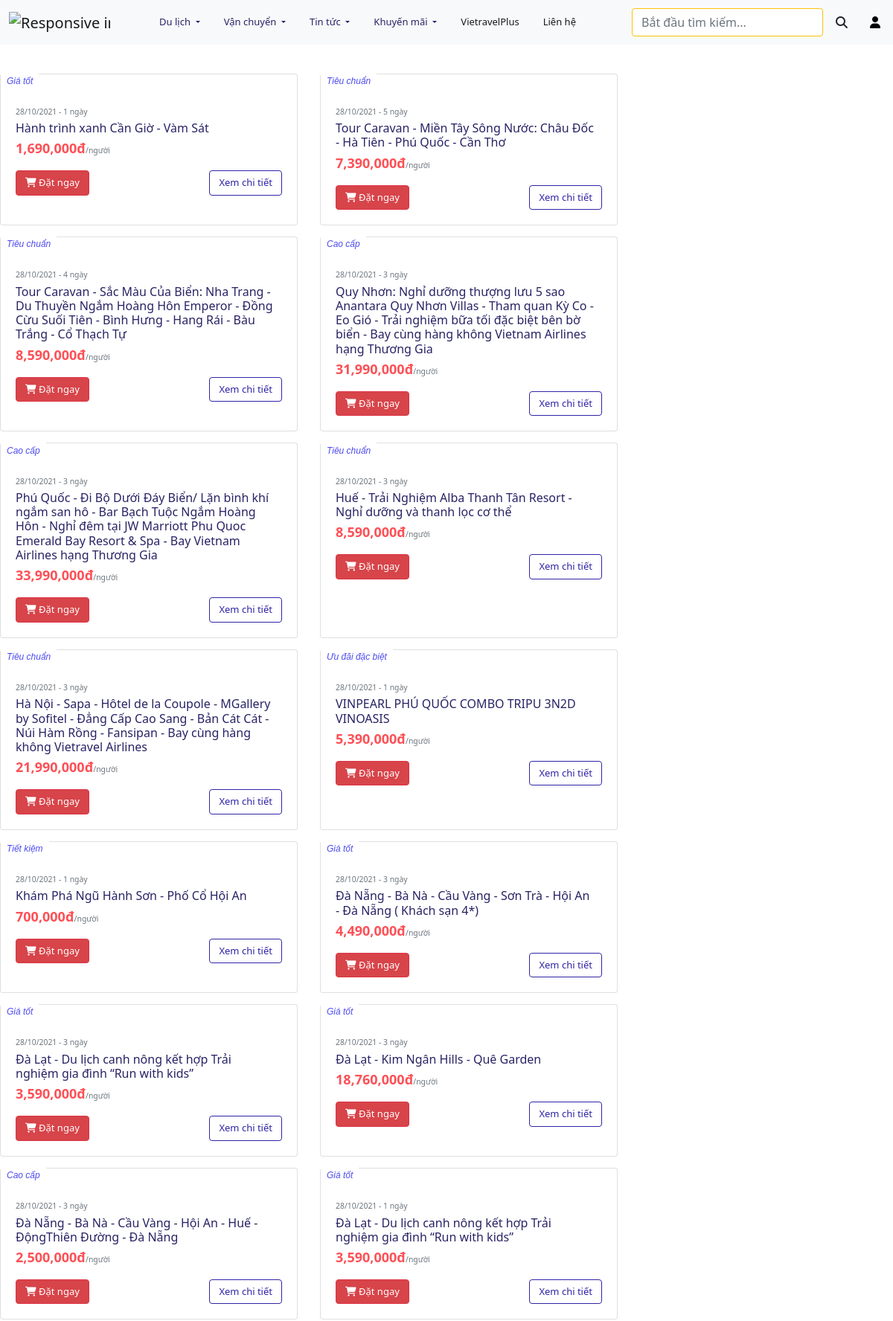
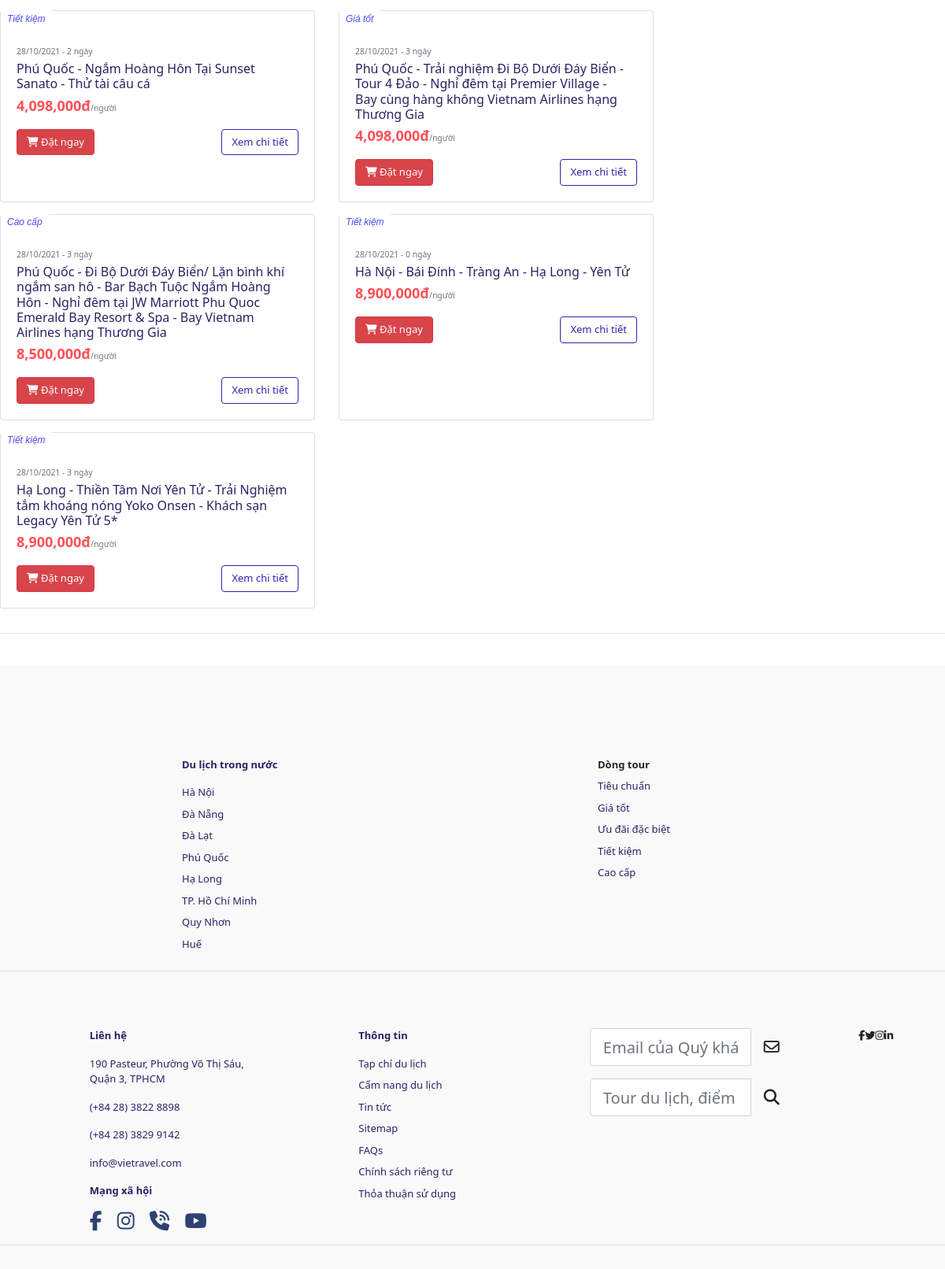
Screenshot of /listtour.php (upper part) with the database file from the repository (2 pictures, top to bottom).
### tables this page shows
CREATE TABLE `tours` (
  `tour_id` int(11) NOT NULL,
  `tour_name` varchar(255) NOT NULL,
  `description` varchar(5000) DEFAULT NULL,
  `places` varchar(500) NOT NULL,
  `day_count` int(11) NOT NULL,
  `res_id` int(11) DEFAULT NULL,
  `hotel_id` int(11) DEFAULT NULL,
  `price_per_person` int(11) NOT NULL,
  `image_1` varchar(255) NOT NULL,
  `image_2` varchar(255) NOT NULL,
  `image_3` varchar(255) NOT NULL,
  `image_4` varchar(255) NOT NULL,
  `city_id` int(11) NOT NULL,
  `tour_guide_id` int(11) DEFAULT NULL,
  `tour_type_id` int(10) NOT NULL,
  `tour_rank_id` int(10) NOT NULL,
  `travel_schedule` text DEFAULT NULL,
  `max` int(11) NOT NULL DEFAULT 6
);

CREATE TABLE `ranks` (
  `rank_id` int(10) NOT NULL,
  `rank_name` varchar(55) NOT NULL,
  `description` varchar(255) NOT NULL
);

CREATE TABLE `cities` (
  `city_id` int(11) NOT NULL,
  `city_name` varchar(50) NOT NULL,
  `description` varchar(1000) DEFAULT NULL,
  `image` varchar(255) NOT NULL
);

### config/database-function.php (called while the page is built, shortened)
<?php
    require_once('database-connection.php');
    function simpleQuery($sql, bool $isGet = true, $params = []){
        global $conn;
        $stmt = $conn -> prepare($sql);
        $stmt -> execute();
        if($isGet){
            $record = $stmt -> get_result() -> fetch_all(MYSQLI_ASSOC);
            return $record;
        }else{
            return $stmt;
        }
    }
?>

### listtour.php (the view, shortened to what this page needs)
<?php
include("./templates/header.php");
if (isset($_GET['tour_type'])) {
    $tour = $_GET['tour_type'];
    $sql = "select count(tours.tour_id) as count,tours.tour_type_id, tours.tour_id, tours.tour_name,
    tours.price_per_person, tours.day_count, cities.city_name, tours.image_1,
    ranks.rank_name from tours, cities, ranks
    where tours.tour_type_id = $tour and  tours.city_id = cities.city_id
    and tours.tour_rank_id = ranks.rank_id group by tours.tour_id ORDER BY count DESC";
} else {
    $sql = "select * from tours, cities, ranks
    where tours.city_id = cities.city_id
    and tours.tour_rank_id = ranks.rank_id";
}
?>
<main>
    <div class="mr-auto ml-auto" style="max-width: 1300px">
        <br>
        <br>
        <div class="card-deck">
            <?php
            $tour = simpleQuery($sql);
            foreach ($tour as $t) {
                $price = $t["price_per_person"];
                $price = number_format($price, 0, "", ",");
                echo '
                <div class="card uu-dai taks">
                <div class="h-card-container">
                    <a href="more_info.php?tour_id=' . $t["tour_id"] . '">
                    <img src="' . $t["image_1"] . '" class="card-img-top h-latest-tour-image" alt="...">
                    </a>
                    <div class="h-card-rank">' . $t["rank_name"] . '</div>
                </div>
                <div class="card-body">
                    <p class="card-text mb-1"><small class="text-muted">28/10/2021 - ' . $t["day_count"] . ' ngày</small></p>
                    <a href="#"><h5 class="card-title pr-2 mb-1" style="color: #282365; font-size: medium;">' . $t["tour_name"] . '</h5></a>
                    <p class="card-text"><b style="font-size: large; color:#FD5056;">' . $price . 'đ</b><small class="text-muted">/người</small></p>
                    <a href="booking.php?tour_id=' . $t["tour_id"] . '" class="btn btn-danger" style="font-size: small; background-color: #D74449;"><i
                        class="fas fa-shopping-cart"></i>&#160;Đặt ngay</a>
                    <a href="more_info.php?tour_id=' . $t["tour_id"] . '" class="btn btn-light" style="font-size: small; background-color: #ffffff; float: right; border: 1px solid #2f24a7; color: #2f24a7;">Xem chi tiết</a>
                </div>
                </div>
            ';
            }
            ?>
        </div>
    </div>
</main>
<?php
include("./templates/footer.php");
?>

### templates/footer.php (shortened to what this page needs)
<hr>
<footer>
  <div class="row mb-0 mt-5 mx-4 row-2 justify-content-xl-around justify-content-sm-between">
    <div class="col-xl-3 col-lg-6 col-md-6 col-sm-6 pt-4 order-1">
      <ul class="list-unstyled">
        <li class="mt-md-0 mt-4 font-weight-bold mb-2 ml-5" style="color: #282365;">Du lịch trong nước</li>
        <ul class="list-unstyled ml-5" style="float: left;">
          <?php
          $sql = "select * from cities limit 8";
          $cities = simpleQuery($sql);
          foreach ($cities as $city) {
            echo '
                  <li class="mt-2 mb-2"><a href="#" style="color: #282365;">' . $city["city_name"] . '</a></li>
                ';
          }
          ?>
        </ul>
      </ul>
    </div>
    <div class="col-xl-3 col-lg-4 col-md-4 col-sm-6 pt-4 order-2">
      <ul class="list-unstyled">
        <li class="mt-md-0 mt-4 font-weight-bold">Dòng tour</li>
        <?php
        $sql = "select * from ranks limit 8";
        $rows = simpleQuery($sql);
        foreach ($rows as $row) {
          echo '<li class="mt-2 mb-2"><a href="#" style="color: #282365;">' . $row["rank_name"] . '</a></li>';
        }
        ?>
      </ul>
    </div>
  </div>
  <hr class="line">
  <div class="row mb-0 mt-5 mx-4 row-2 justify-content-xl-around justify-content-sm-between">
    <div class="col-xl-3 col-lg-6 col-md-6 col-sm-6 pt-4 order-1">
      <ul class="list-unstyled">
        <li class="mt-md-0 mt-4 font-weight-bold mb-2 ml-5" style="color: #282365;">Liên hệ</li>
        <ul class="list-unstyled ml-5" style="float: left;">
          <li class="mt-2 mb-2">
            <p style="color: #282365;">190 Pasteur, Phường Võ Thị Sáu, Quận 3, TPHCM</p>
          </li>
          <li class="mt-2 mb-2">
            <p style="color: #282365;">(+84 28) 3822 8898</p>
          </li>
          <li class="mt-2 mb-2">
            <p style="color: #282365;">(+84 28) 3829 9142</p>
          </li>
          <li class="mt-2 mb-2">
            <p style="color: #282365;">info@vietravel.com</p>
          </li>
          <li class="mt-md-0 mt-4 font-weight-bold mb-2">
            <p style="color: #282365;">Mạng xã hội</p>
          </li>
          <li>
            <a href="#" class="pr-3"><i style="font-size: 25px;" class="fab fa-facebook-f"></i></a>
            <a href="#" class="pr-3"><i style="font-size: 25px;" class="fab fa-instagram"></i></a>
            <a href="#" class="pr-3"><i style="font-size: 25px;" class="fas fa-phone-volume"></i></a>
            <a href="#" class="pr-3"><i style="font-size: 25px;" class="fab fa-youtube"></i></a>
          </li>
        </ul>
      </ul>
    </div>
    <div class="col-xl-3 col-lg-6 col-md-6 col-sm-6 pt-4 order-1">
      <ul class="list-unstyled">
        <li class="mt-md-0 mt-4 font-weight-bold mb-2 ml-5" style="color: #282365;">Thông tin</li>
        <ul class="list-unstyled ml-5" style="float: left;">
          <li class="mt-2 mb-2"><a href="#" style="color: #282365;">Tạp chí du lịch</a></li>
          <li class="mt-2 mb-2"><a href="#" style="color: #282365;">Cẩm nang du lịch</a></li>
          <li class="mt-2 mb-2"><a href="#" style="color: #282365;">Tin tức</a></li>
          <li class="mt-2 mb-2"><a href="#" style="color: #282365;">Sitemap</a></li>
          <li class="mt-2 mb-2"><a href="#" style="color: #282365;">FAQs</a></li>
          <li class="mt-2 mb-2"><a href="#" style="color: #282365;">Chính sách riêng tư</a></li>
          <li class="mt-2 mb-2"><a href="#" style="color: #282365;">Thỏa thuận sử dụng</a></li>
        </ul>
      </ul>
    </div>
    <div class="col-xl-3 col-lg-4 col-md-4 col-sm-6 pt-4 order-2">
      <div class="input-group-lg input-group mb-3 mt-md-0 mt-4"><input type="text" class="form-control" placeholder="Email của Quý khách" aria-label="Recipient's username" aria-describedby="button-addon2">
        <div class="input-group-append"><button class="btn btn" type="button" id="button-addon2"> <b><i class="far fa-envelope"></i></b></button></div>
      </div>
      <div class="input-group-lg input-group mb-3 mt-md-0 mt-4"><input type="text" class="form-control" placeholder="Tour du lịch, điểm đến..." aria-label="Recipient's username" aria-describedby="button-addon2">
        <div class="input-group-append"><button class="btn btn" type="button" id="button-addon2"> <b><i class="fas fa-search"></i></b></button></div>
      </div>
    </div>
    <div class="col-xl-auto text-left col-lg-4 col-md-4 col-sm-6 col-12 pt-4 my-sm-0 order-6 my-auto">
      <ul class="list-unstyled">
        <li><a class="fa fa-facebook"></a><a class="fa fa-twitter"></a><a class="fa fa-instagram"></a><a class="fa fa-linkedin"></a></li>
      </ul>
    </div>
  </div>
  <hr class="line">
  <div class="row justify-content-lg-around mx-xl-5 mx-lg-4 mx-3 py-3">
  </div>
</footer>
</body>
</html>

### content/index.css (style rules this page uses)
body { padding: 0; margin: 0; box-sizing: border-box; }
.h-card-container { position: relative; }
.h-card-rank { font-family: mulish,sans-serif; color: #4d4aef; padding: 2px 8px 2px 8px; font-size: 12px; font-style: italic; bottom: 0px; background: white; position: absolute; }

### css/style.css (style rules this page uses)
:root { --bs-blue: #0d6efd; --bs-indigo: #6610f2; --bs-purple: #6f42c1; --bs-pink: #d63384; --bs-red: #dc3545; --bs-orange: #fd7e14; --bs-yellow: #ffc107; --bs-green: #198754; --bs-teal: #20c997; --bs-cyan: #0dcaf0; --bs-white: #fff; --bs-gray: #6c757d; --bs-gray-dark: #343a40; --bs-primary: #fd5056; --bs-secondary: #2d4271; --bs-success: #198754; --bs-info: #0dcaf0; --bs-warning: #ffc107; --bs-danger: #dc3545; --bs-light: #f8f9fa; --bs-dark: #212529; --bs-font-sans-serif: system-ui, -apple-system, "Segoe UI", Roboto, "Helvetica Neue", Arial, "Noto Sans", "Liberation Sans", sans-serif, "Apple Color Emoji", "Segoe UI Emoji", "Segoe UI Symbol", "Noto Color Emoji"; --bs-font-monospace: SFMono-Regular, Menlo, Monaco, Consolas, "Liberation Mono", "Courier New", monospace; --bs-gradient: linear-gradient( 180deg, rgba(255, 255, 255, 0.15), rgba(255, 255, 255, 0) ); --ui-icon-size-xs: 26px; --ui-icon-size-sm: 31px; --ui-icon-size-md: 39px; --ui-icon-size-lg: 47px; }
body { margin: 0; font-family: var(--bs-font-sans-serif); font-size: 13px; font-weight: 400; line-height: 1.5; color: #212529; background-color: #fff; -webkit-text-size-adjust: 100%; -webkit-tap-highlight-color: transparent; }
footer { margin-top: 40px; background: #f9f9f9; padding-top: 45px; }
.taks { min-width: 400px; max-width: 400px; margin-bottom: 15px !important; }

### rows the page displays
tours: tour_rank.rank_name "Giá tốt", day_count "1", tour_name "Hành trình xanh Cần Giờ - Vàm Sát", price_per_person "1,690,000"
tours: tour_rank.rank_name "Tiêu chuẩn", day_count "5", tour_name "Tour Caravan - Miền Tây Sông Nước: Châu Đốc - Hà Tiên - Phú Quốc - Cần Thơ", price_per_person "7,390,000"
tours: tour_rank.rank_name "Tiêu chuẩn", day_count "4", tour_name "Tour Caravan - Sắc Màu Của Biển: Nha Trang - Du Thuyền Ngắm Hoàng Hôn Emperor - Đồng Cừu Suối Tiên - Bình Hưng - Hang Rái - Bàu Trắng - Cổ Thạch Tự", price_per_person "8,590,000"
tours: tour_rank.rank_name "Cao cấp", day_count "3", tour_name "Quy Nhơn: Nghỉ dưỡng thượng lưu 5 sao Anantara Quy Nhơn Villas - Tham quan Kỳ Co - Eo Gió - Trải nghiệm bữa tối đặc biệt bên bờ biển - Bay cùng hàng không Vietnam Airlines hạng Thương Gia", price_per_person "31,990,000"
tours: tour_rank.rank_name "Cao cấp", day_count "3", tour_name "Phú Quốc - Đi Bộ Dưới Đáy Biển/ Lặn bình khí ngắm san hô - Bar Bạch Tuộc Ngắm Hoàng Hôn - Nghỉ đêm tại JW Marriott Phu Quoc Emerald Bay Resort & Spa - Bay Vietnam Airlines hạng Thương Gia", price_per_person "33,990,000"
tours: tour_rank.rank_name "Tiêu chuẩn", day_count "3", tour_name "Huế - Trải Nghiệm Alba Thanh Tân Resort - Nghỉ dưỡng và thanh lọc cơ thể", price_per_person "8,590,000"
tours: tour_rank.rank_name "Tiêu chuẩn", day_count "3", tour_name "Hà Nội - Sapa - Hôtel de la Coupole - MGallery by Sofitel - Đẳng Cấp Cao Sang - Bản Cát Cát - Núi Hàm Rồng - Fansipan - Bay cùng hàng không Vietravel Airlines", price_per_person "21,990,000"
tours: tour_rank.rank_name "Ưu đãi đặc biệt", day_count "1", tour_name "VINPEARL PHÚ QUỐC COMBO TRIPU 3N2D VINOASIS", price_per_person "5,390,000"
tours: tour_rank.rank_name "Tiết kiệm", day_count "1", tour_name "Khám Phá Ngũ Hành Sơn - Phố Cổ Hội An", price_per_person "700,000"
tours: tour_rank.rank_name "Giá tốt", day_count "3", tour_name "Đà Nẵng - Bà Nà - Cầu Vàng - Sơn Trà - Hội An - Đà Nẵng ( Khách sạn 4*)", price_per_person "4,490,000"
tours: tour_rank.rank_name "Giá tốt", day_count "3", tour_name "Đà Lạt - Du lịch canh nông kết hợp Trải nghiệm gia đình “Run with kids”", price_per_person "3,590,000"
tours: tour_rank.rank_name "Giá tốt", day_count "3", tour_name "Đà Lạt - Kim Ngân Hills - Quê Garden", price_per_person "18,760,000"
tours: tour_rank.rank_name "Cao cấp", day_count "3", tour_name "Đà Nẵng - Bà Nà - Cầu Vàng - Hội An - Huế - ĐộngThiên Đường - Đà Nẵng", price_per_person "2,500,000"
tours: tour_rank.rank_name "Giá tốt", day_count "1", tour_name "Đà Lạt - Du lịch canh nông kết hợp Trải nghiệm gia đình “Run with kids”", price_per_person "3,590,000"
tours: tour_rank.rank_name "Tiết kiệm", day_count "2", tour_name "Phú Quốc - Ngắm Hoàng Hôn Tại Sunset Sanato - Thử tài câu cá", price_per_person "4,098,000"
tours: tour_rank.rank_name "Giá tốt", day_count "3", tour_name "Phú Quốc - Trải nghiệm Đi Bộ Dưới Đáy Biển - Tour 4 Đảo - Nghỉ đêm tại Premier Village - Bay cùng hàng không Vietnam Airlines hạng Thương Gia", price_per_person "4,098,000"
tours: tour_rank.rank_name "Cao cấp", day_count "3", tour_name "Phú Quốc - Đi Bộ Dưới Đáy Biển/ Lặn bình khí ngắm san hô - Bar Bạch Tuộc Ngắm Hoàng Hôn - Nghỉ đêm tại JW Marriott Phu Quoc Emerald Bay Resort & Spa - Bay Vietnam Airlines hạng Thương Gia", price_per_person "8,500,000"
tours: tour_rank.rank_name "Tiết kiệm", day_count "0", tour_name "Hà Nội - Bái Đính - Tràng An - Hạ Long - Yên Tử", price_per_person "8,900,000"
tours: tour_rank.rank_name "Tiết kiệm", day_count "3", tour_name "Hạ Long - Thiền Tâm Nơi Yên Tử - Trải Nghiệm tắm khoáng nóng Yoko Onsen - Khách sạn Legacy Yên Tử 5*", price_per_person "8,900,000"
cities: city_name "Hà Nội"
cities: city_name "Đà Nẵng"
cities: city_name "Đà Lạt"
cities: city_name "Phú Quốc"
cities: city_name "Hạ Long"
cities: city_name "TP. Hồ Chí Minh"
cities: city_name "Quy Nhơn"
cities: city_name "Huế"
ranks: rank_name "Tiêu chuẩn"
ranks: rank_name "Giá tốt"
ranks: rank_name "Ưu đãi đặc biệt"
ranks: rank_name "Tiết kiệm"
ranks: rank_name "Cao cấp"
